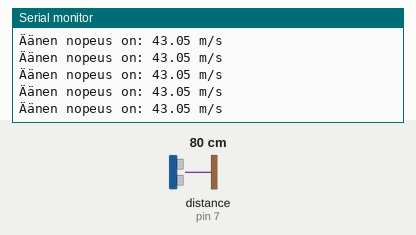
Recording of a sketch running on a simulated Arduino Uno, built with avr-gcc and run on an emulated ATmega328P. Parts: the last lines printed to the serial monitor. Wiring (inferred from the names in the program): ultrasonic range finder: trigger pin 8; echo pin 7. The inputs (shaded band) are chosen by the test bench; at power-on: distance to the obstacle (sensor on pin 7) 80 cm. The echo pulse lasts 58.3 µs per cm.

Above: at 1.2 s.
1.3 s: distance to the obstacle (sensor on pin 7) set to 9 cm
At 1.34 s:
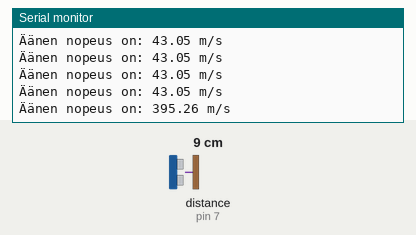
4.3 s: distance to the obstacle (sensor on pin 7) set to 2 cm
At 4.3 s:
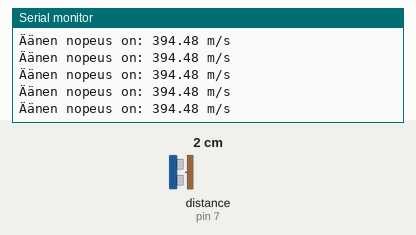
7.3 s: distance to the obstacle (sensor on pin 7) set to 60 cm
At 7.34 s:
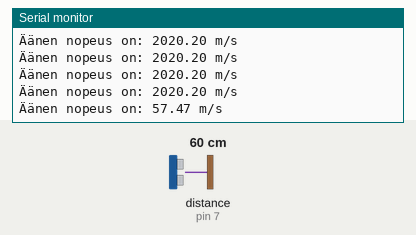
10.3 s: distance to the obstacle (sensor on pin 7) set to 9 cm
At 10.34 s:
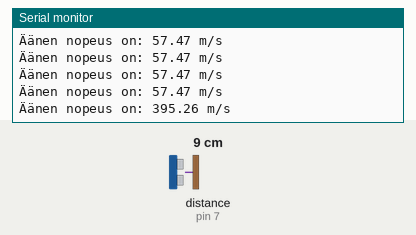
13.3 s: distance to the obstacle (sensor on pin 7) set to 4 cm
At 13.35 s:
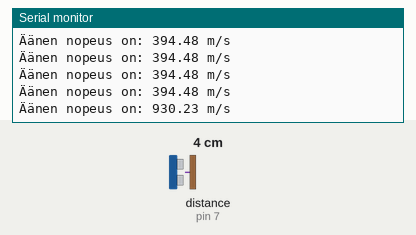
Timing chart, 0 to 16.3 s (numbered marks = the images above; inputs shaded):
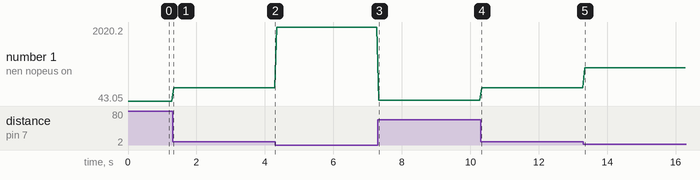

Measured:
- after the input at 1.3 s, the serial monitor: prints a new line at once (image 1)
- after the input at 7.3 s, the serial monitor: prints a new line at once (image 3)
- after the input at 10.3 s, the serial monitor: prints a new line at once (image 4)
- after the input at 13.3 s, the serial monitor: prints a new line at once (image 5)
- plotted number 1: 43.05 → 394.48 after the input at 1.3 s, 394.48 → 2020.2 after the input at 4.3 s, 2020.2 → 57.47 after the input at 7.3 s, 57.47 → 394.48 after the input at 10.3 s, 394.48 → 930.23 after the input at 13.3 s

The sketch:

aanen_nopeus.ino
```cpp
//Itse tehty äänen nopeusmittari ver. 1.0
// Teppo Harju 2019

#define echoPin 7
#define trigPin 8

float aika;  //long on Arduinon muuttujatyyppi suurten lukujen tapauksiin
float etaisyys = 10 ; // Etäisyys kohteeseen määritelleen alussa 0.1 m
float nopeus;

void setup() {
  Serial.begin(9600); // Avaa portin 9600
  pinMode(echoPin, INPUT);
  pinMode(trigPin, OUTPUT);

}

void loop() {
  digitalWrite(trigPin, LOW);
  delayMicroseconds(2000);

  digitalWrite(trigPin, HIGH);
  delayMicroseconds(10);
  digitalWrite(trigPin, LOW);

  aika = pulseIn(echoPin, HIGH);

  nopeus = 2*etaisyys*10/aika*1000;
  Serial.print("Äänen nopeus on: ");
  Serial.print(nopeus);
  Serial.println(" m/s");

  //etaisyys = aika/58,2;  //Tämä antaa etäisyyden cm.

  //nopeus = 2*(etaisyys*100) / (aika * 100);

  //Serial.println(etaisyys);
  //Serial.println(nopeus);

  delay(50);  //odottaa 50 miilisekuntia
}
```
